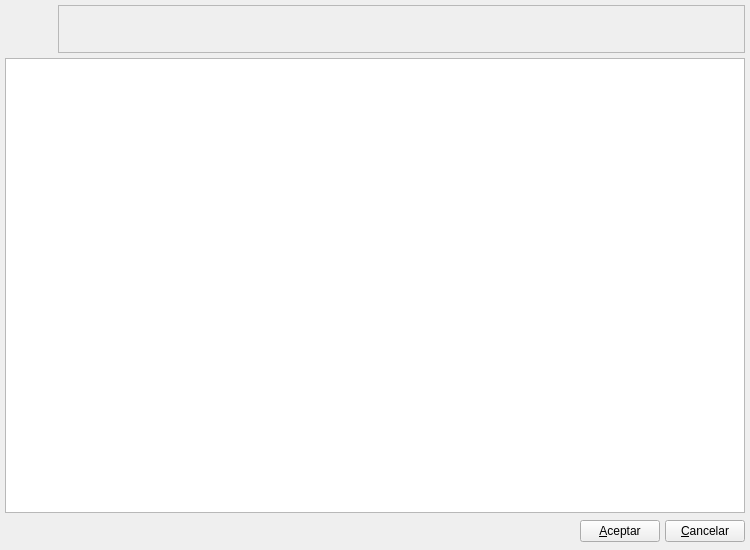
<?xml version="1.0" encoding="UTF-8"?>
<ui version="4.0">
 <author>Tomeu Borras Riera</author>
 <class>ListCuotasPorAlumnoBase</class>
 <widget class="QWidget" name="ListCuotasPorAlumnoBase">
  <property name="geometry">
   <rect>
    <x>0</x>
    <y>0</y>
    <width>750</width>
    <height>550</height>
   </rect>
  </property>
  <property name="windowTitle">
   <string>Cuotas Socio</string>
  </property>
  <property name="windowIcon">
   <iconset resource="../pluginbf_profesor/gestionaula.qrc">
    <normaloff>:/ImgGestionAula/icons/mix_money_32.png</normaloff>:/ImgGestionAula/icons/mix_money_32.png</iconset>
  </property>
  <layout class="QGridLayout">
   <property name="margin">
    <number>5</number>
   </property>
   <property name="spacing">
    <number>5</number>
   </property>
   <item row="2" column="0">
    <layout class="QHBoxLayout">
     <property name="spacing">
      <number>5</number>
     </property>
     <property name="margin">
      <number>0</number>
     </property>
     <item>
      <spacer>
       <property name="orientation">
        <enum>Qt::Horizontal</enum>
       </property>
       <property name="sizeHint" stdset="0">
        <size>
         <width>151</width>
         <height>27</height>
        </size>
       </property>
      </spacer>
     </item>
     <item>
      <widget class="QPushButton" name="mui_aceptar">
       <property name="text">
        <string>&amp;Aceptar</string>
       </property>
      </widget>
     </item>
     <item>
      <widget class="QPushButton" name="mui_cancelar">
       <property name="text">
        <string>&amp;Cancelar</string>
       </property>
      </widget>
     </item>
    </layout>
   </item>
   <item row="1" column="0">
    <widget class="ListCuotasPorAlumnoSubForm" name="mui_listado">
     <property name="horizontalScrollMode">
      <enum>QAbstractItemView::ScrollPerPixel</enum>
     </property>
    </widget>
   </item>
   <item row="0" column="0">
    <layout class="QHBoxLayout">
     <property name="spacing">
      <number>5</number>
     </property>
     <property name="margin">
      <number>0</number>
     </property>
     <item>
      <widget class="QLabel" name="label">
       <property name="minimumSize">
        <size>
         <width>48</width>
         <height>48</height>
        </size>
       </property>
       <property name="maximumSize">
        <size>
         <width>48</width>
         <height>48</height>
        </size>
       </property>
       <property name="pixmap">
        <pixmap resource="../pluginbf_profesor/gestionaula.qrc">:/ImgGestionAula/icons/mix_money_32.png</pixmap>
       </property>
       <property name="scaledContents">
        <bool>true</bool>
       </property>
      </widget>
     </item>
     <item>
      <widget class="QFrame" name="frame">
       <property name="sizePolicy">
        <sizepolicy hsizetype="Expanding" vsizetype="Preferred">
         <horstretch>0</horstretch>
         <verstretch>0</verstretch>
        </sizepolicy>
       </property>
       <property name="frameShape">
        <enum>QFrame::StyledPanel</enum>
       </property>
       <property name="frameShadow">
        <enum>QFrame::Raised</enum>
       </property>
      </widget>
     </item>
    </layout>
   </item>
  </layout>
 </widget>
 <layoutdefault spacing="2" margin="6"/>
 <customwidgets>
  <customwidget>
   <class>ListCuotasPorAlumnoSubForm</class>
   <extends>QTableWidget</extends>
   <header>listcuotasporalumnoview.h</header>
  </customwidget>
 </customwidgets>
 <resources>
  <include location="../../../bulmages.qrc"/>
  <include location="../pluginbf_profesor/gestionaula.qrc"/>
 </resources>
 <connections>
  <connection>
   <sender>mui_cancelar</sender>
   <signal>clicked()</signal>
   <receiver>ListCuotasPorAlumnoBase</receiver>
   <slot>close()</slot>
   <hints>
    <hint type="sourcelabel">
     <x>311</x>
     <y>563</y>
    </hint>
    <hint type="destinationlabel">
     <x>6</x>
     <y>564</y>
    </hint>
   </hints>
  </connection>
 </connections>
</ui>
